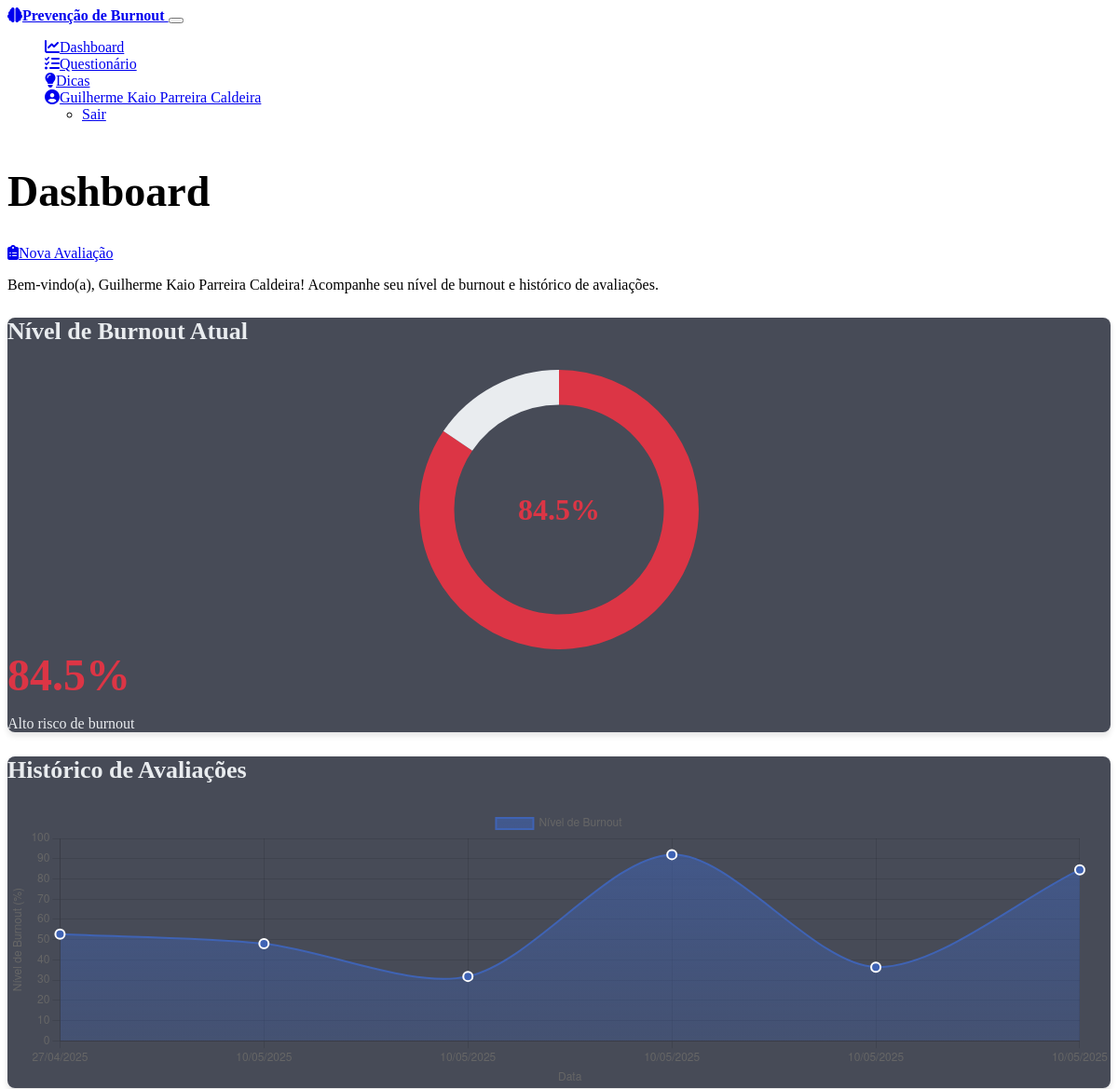
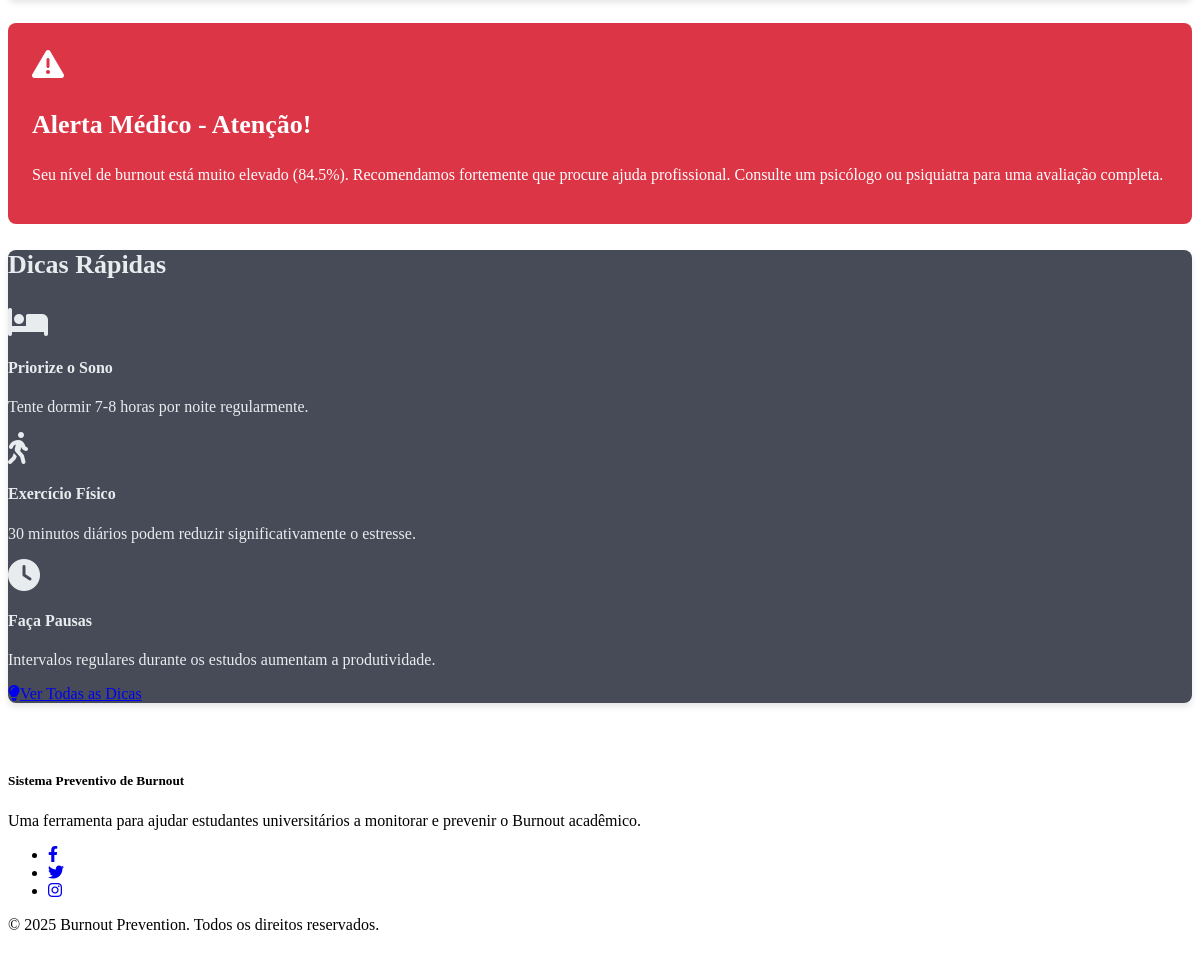
The page /dashboard (signed in) on the database its author committed (2 pictures, top to bottom).
### models.py (models this page shows, shortened)
class User(db.Model, UserMixin):
    id = db.Column(db.Integer, primary_key=True)
    name = db.Column(db.String(100), nullable=False)
    email = db.Column(db.String(100), unique=True, nullable=False)
    password_hash = db.Column(db.String(200), nullable=False)
    created_at = db.Column(db.DateTime, default=datetime.now)
    latest_burnout_score = db.Column(db.Float, nullable=True)
    last_assessment = db.Column(db.DateTime, nullable=True)
    responses = db.relationship('Response', backref='user', lazy=True)

### routes.py (the view)
    @app.route('/dashboard')
    @login_required
    def dashboard():
        user_id = current_user.id  # Usando o current_user do Flask-Login
        user_data = get_user_data(user_id)
        if not user_data:
            flash('Erro ao carregar dados do usuário', 'error')
            return redirect(url_for('index'))
        burnout_history = get_burnout_history(user_id)
        latest_score = user_data.get('latest_burnout_score')
        has_completed_questionnaire = latest_score is not None
        return render_template(
            'dashboard.html',
            user_name=user_data.get('name'),
            latest_score=latest_score,
            burnout_history=burnout_history,
            has_completed_questionnaire=has_completed_questionnaire
        )

### routes.py (called while the page is built)
def get_user_data(user_id):
    try:
        user = User.query.get(user_id)
        if not user:
            return None
        return {
            'name': user.name,
            'email': user.email,
            'latest_burnout_score': user.latest_burnout_score,
            'last_assessment': user.last_assessment
        }
    except Exception as e:
        logging.error(f"Erro ao recuperar dados do usuário: {e}")
        return None

def get_burnout_history(user_id):
    try:
        responses = Response.query.filter_by(
            user_id=user_id).order_by(Response.timestamp).all()
        history = []
        for response in responses:
            history.append({
                'score': response.burnout_score,
                'timestamp': response.timestamp.strftime('%d/%m/%Y') if response.timestamp else 'Desconhecido'
            })
        return history
    except Exception as e:
        logging.error(f"Erro ao recuperar o histórico de burnout: {e}")
        return []

### templates/dashboard.html
{% extends 'base.html' %}
{% block content %}
<div class="container">
    <div class="row mb-4">
        <div class="col-12">
            <div class="d-flex align-items-center justify-content-between">
                <h1 class="mb-0">Dashboard</h1>
                <a href="{{ url_for('questionnaire') }}" class="btn btn-primary">
                    <i class="fas fa-clipboard-list me-2"></i>Nova Avaliação
                </a>
            </div>
            <p class="text-secondary">Bem-vindo(a), {{ user_name }}! Acompanhe seu nível de burnout e histórico de avaliações.</p>
        </div>
    </div>
    {% if not has_completed_questionnaire %}
    <div class="row mb-4">
        <div class="col-12">
            <div class="alert alert-info">
                <i class="fas fa-info-circle me-2"></i>
                <strong>Você ainda não completou nenhuma avaliação.</strong>
                Responda ao questionário para ver seus resultados aqui.
            </div>
        </div>
    </div>
    {% else %}
    <div class="row">
        <div class="col-lg-4 mb-4">
            <div class="card dashboard-card">
                <div class="card-body">
                    <h3 class="card-title h5 mb-3">Nível de Burnout Atual</h3>
                    <div class="chart-container mb-3">
                        <canvas id="burnoutChart"></canvas>
                    </div>
                    <div class="text-center">
                        {% if latest_score < 40 %}
                        <span class="score-display score-low">{{ latest_score }}%</span>
                        <p class="mb-0 text-success">Baixo risco de burnout</p>
                        {% elif latest_score < 70 %}
                        <span class="score-display score-medium">{{ latest_score }}%</span>
                        <p class="mb-0 text-warning">Risco moderado de burnout</p>
                        {% else %}
                        <span class="score-display score-high">{{ latest_score }}%</span>
                        <p class="mb-0 text-danger">Alto risco de burnout</p>
                        {% endif %}
                    </div>
                </div>
            </div>
        </div>
        <div class="col-lg-8 mb-4">
            <div class="card dashboard-card">
                <div class="card-body">
                    <h3 class="card-title h5 mb-3">Histórico de Avaliações</h3>
                    <div class="chart-container">
                        <canvas id="historyChart"></canvas>
                    </div>
                </div>
            </div>
        </div>
    </div>
    <div class="row">
        {% if latest_score >= 80 %}
        <div class="col-12 mb-4">
            <div class="medical-alert">
                <div class="d-flex align-items-center">
                    <div class="medical-alert-icon">
                        <i class="fas fa-exclamation-triangle"></i>
                    </div>
                    <div>
                        <h3 class="h4 mb-2">Alerta Médico - Atenção!</h3>
                        <p class="mb-0">
                            Seu nível de burnout está muito elevado ({{ latest_score }}%). Recomendamos fortemente que
                            procure ajuda profissional. Consulte um psicólogo ou psiquiatra para uma avaliação completa.
                        </p>
                    </div>
                </div>
            </div>
        </div>
        {% endif %}
        <div class="col-12 mb-4">
            <div class="card">
                <div class="card-body">
                    <h3 class="card-title h5 mb-3">Dicas Rápidas</h3>
                    <div class="row g-3">
                        <div class="col-md-4">
                            <div class="d-flex">
                                <div class="me-3">
                                    <i class="fas fa-bed fa-2x text-primary"></i>
                                </div>
                                <div>
                                    <h4 class="h6">Priorize o Sono</h4>
                                    <p class="small mb-0">Tente dormir 7-8 horas por noite regularmente.</p>
                                </div>
                            </div>
                        </div>
                        <div class="col-md-4">
                            <div class="d-flex">
                                <div class="me-3">
                                    <i class="fas fa-walking fa-2x text-primary"></i>
                                </div>
                                <div>
                                    <h4 class="h6">Exercício Físico</h4>
                                    <p class="small mb-0">30 minutos diários podem reduzir significativamente o estresse.</p>
                                </div>
                            </div>
                        </div>
                        <div class="col-md-4">
                            <div class="d-flex">
                                <div class="me-3">
                                    <i class="fas fa-clock fa-2x text-primary"></i>
                                </div>
                                <div>
                                    <h4 class="h6">Faça Pausas</h4>
                                    <p class="small mb-0">Intervalos regulares durante os estudos aumentam a produtividade.</p>
                                </div>
                            </div>
                        </div>
                    </div>
                    <div class="text-center mt-4">
                        <a href="{{ url_for('tips') }}" class="btn btn-outline-primary">
                            <i class="fas fa-lightbulb me-2"></i>Ver Todas as Dicas
                        </a>
                    </div>
                </div>
            </div>
        </div>
    </div>
    {% endif %}
</div>
{% endblock %}
{% block scripts %}
{% if has_completed_questionnaire %}
<script>
    document.addEventListener('DOMContentLoaded', function() {
        // Criar gráfico de nível de burnout
        createBurnoutScoreChart('burnoutChart', {{ latest_score }});
        // Criar gráfico de histórico de burnout
        const historyData = [
            {% for entry in burnout_history %}
            {
                timestamp: "{{ entry.timestamp }}",
                score: {{ entry.score }}
            },
            {% endfor %}
        ];
        createBurnoutHistoryChart('historyChart', historyData);
    });
</script>
{% endif %}
{% endblock %}

### templates/base.html (shortened to what this page needs)
<!DOCTYPE html>
<html lang="pt-br" data-bs-theme="dark">
<head>
    <link href="https://cdn.replit.com/agent/bootstrap-agent-dark-theme.min.css" rel="stylesheet">
    <link rel="stylesheet" href="https://cdnjs.cloudflare.com/ajax/libs/font-awesome/6.4.0/css/all.min.css">
    <link rel="stylesheet" href="{{ url_for('static', filename='css/style.css') }}">
</head>
<body>
    <nav class="navbar navbar-expand-lg navbar-dark bg-dark">
        <div class="container">
            <a class="navbar-brand" href="{{ url_for('index') }}">
                <i class="fas fa-brain me-2"></i>Prevenção de Burnout
            </a>
            <button class="navbar-toggler" type="button" data-bs-toggle="collapse" data-bs-target="#navbarNav" aria-controls="navbarNav" aria-expanded="false" aria-label="Alternar navegação">
            </button>
            <div class="collapse navbar-collapse" id="navbarNav">
                <ul class="navbar-nav ms-auto">
                    <li class="nav-item auth-nav-item" style="display: {% if session.get('user_id') %}block{% else %}none{% endif %}">
                        <a class="nav-link" href="{{ url_for('dashboard') }}">
                            <i class="fas fa-chart-line me-1"></i>Dashboard
                        </a>
                    </li>
                    <li class="nav-item auth-nav-item" style="display: {% if session.get('user_id') %}block{% else %}none{% endif %}">
                        <a class="nav-link" href="{{ url_for('questionnaire') }}">
                            <i class="fas fa-list-check me-1"></i>Questionário
                        </a>
                    </li>
                    <li class="nav-item auth-nav-item" style="display: {% if session.get('user_id') %}block{% else %}none{% endif %}">
                        <a class="nav-link" href="{{ url_for('tips') }}">
                            <i class="fas fa-lightbulb me-1"></i>Dicas
                        </a>
                    </li>
                    <li class="nav-item dropdown auth-nav-item" style="display: {% if session.get('user_id') %}block{% else %}none{% endif %}">
                        <a class="nav-link dropdown-toggle" href="#" id="navbarDropdown" role="button" data-bs-toggle="dropdown" aria-expanded="false">
                            <i class="fas fa-user-circle me-1"></i><span id="user-name">{{ session.get('user_name', 'Usuário') }}</span>
                        </a>
                        <ul class="dropdown-menu dropdown-menu-end" aria-labelledby="navbarDropdown">
                            <li><a class="dropdown-item" href="#" id="logout-button">Sair</a></li>
                        </ul>
                    </li>
                </ul>
            </div>
        </div>
    </nav>
    <main class="py-4">
        {% block content %}{% endblock %}
    </main>
    <footer class="bg-dark text-light py-4">
        <div class="container">
            <div class="row">
                <div class="col-md-6">
                    <h5>Sistema Preventivo de Burnout</h5>
                    <p>Uma ferramenta para ajudar estudantes universitários a monitorar e prevenir o Burnout acadêmico.</p>
                </div>
                <div class="col-md-6 text-md-end">
                    <ul class="list-inline">
                        <li class="list-inline-item">
                            <a href="#" class="text-light">
                                <i class="fab fa-facebook-f"></i>
                            </a>
                        </li>
                        <li class="list-inline-item">
                            <a href="#" class="text-light">
                                <i class="fab fa-twitter"></i>
                            </a>
                        </li>
                        <li class="list-inline-item">
                            <a href="#" class="text-light">
                                <i class="fab fa-instagram"></i>
                            </a>
                        </li>
                    </ul>
                    <p class="mb-0">© 2025 Burnout Prevention. Todos os direitos reservados.</p>
                </div>
            </div>
        </div>
    </footer>
    {% block scripts %}{% endblock %}
</body>
</html>

### static/css/style.css (style rules this page uses)
:root { --bs-primary: #3f63b4; --bs-secondary: #6c757d; --bs-success: #28a745; --bs-danger: #dc3545; --bs-warning: #ffc107; --bs-info: #17a2b8; }
body { min-height: 100vh; display: flex; flex-direction: column; }
main { flex: 1; }
h1 { font-size: calc(1.75rem + 1.5vw); }
h3 { font-size: calc(1.25rem + 0.5vw); }
.navbar-brand { font-weight: bold; }
.card { border-radius: 0.5rem; box-shadow: 0 4px 6px rgba(0, 0, 0, 0.1); margin-bottom: 1.5rem; transition: transform 0.2s ease-in-out; background-color: rgba(25, 30, 45, 0.8); color: #e9ecef; }
.dashboard-card { height: 100%; }
.score-display { font-size: 3rem; font-weight: bold; }
.chart-container { position: relative; height: 300px; width: 100%; }
.score-high { color: var(--bs-danger); }
.medical-alert { background-color: var(--bs-danger); color: white; border-radius: 0.5rem; padding: 1.5rem; margin-bottom: 1.5rem; }
.medical-alert-icon { font-size: 2rem; margin-right: 1rem; }
footer { margin-top: auto; padding: 1.5rem 0; background-color: var(--bs-light); }

### rows shown on the page
User: get "Guilherme Kaio Parreira Caldeira", name "Guilherme Kaio Parreira Caldeira", latest_burnout_score "84.5"

### other values the page prints
chart data {{ latest_score }} 84.5
chart data {{ entry.timestamp }} 27/04/2025, 10/05/2025, 10/05/2025, 10/05/2025, 10/05/2025, 10/05/2025
chart data {{ entry.score }} 52.7, 48.0, 31.8, 92.0, 36.4, 84.5
